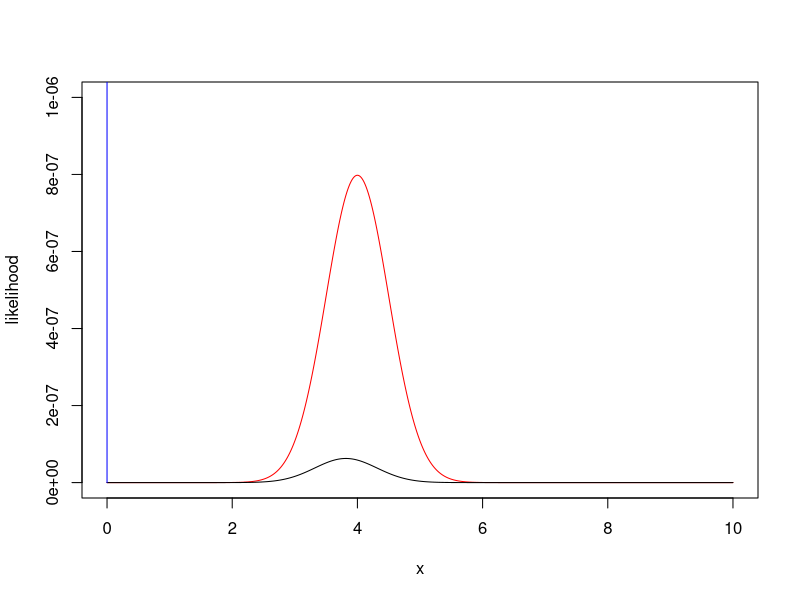

Generate this figure with R:
## ---- chunk 1
x<-seq(0,10,by=0.01)
prior<-dgamma(x,2,1)
likelihood<-dnorm(x,4,0.5)/1e6
posterior<-prior*likelihood
plot(x,likelihood,type="l",col="red",ylim=c(0,.000001))
lines(x,posterior,col="black")
lines(x,prior,col="blue")
## ---- chunk 2
pbeta(0.2, 4, 22)
## ---- chunk 3
# Find the probability of having 2 tails
p=c(0.4,0.6)
prior=c(0.5,0.5)
likelihood=dbinom(0,size=2,p=p)
posterior=(prior*likelihood)/sum(prior*likelihood)
posterior

# Find the probability of having 2 heads after 2 tails
sum(dbinom(2,size=2,p=p) * posterior)
## ---- chunk 4
# Gamma(k=9,??=1/3)
## ---- chunk 5
# Beta
## ---- chunk 6
posterior_a = 40 + 103
posterior_b = 60 + 200 - 103
qbeta(c(0.025, 0.975), posterior_a, posterior_b)

pbeta(0.5, posterior_a, posterior_b, lower.tail = FALSE)

# Detailed
p=seq(from=0, to=1, by=0.00001)
prior=dbeta(p,shape1=40,shape2=60)
likelihood=dbinom(103,size=200,p=p)
posterior=(prior*likelihood)/sum(prior*likelihood)
sum(posterior[p>0.5])
## ---- chunk 7
# Gamma(k=49.5,??=2/11)
k_prior = 1+0
theta_prior = 1/(5*1+1)
## ---- chunk 8
k_prior = 0.5+49
theta_prior = 2/(5*2+1)
## ---- chunk 9
# Find the probability of having 2 tails
p=c(0.25,0.75)
prior=c(0.5,0.5)
likelihood=dbinom(0,size=2,p=p)
likelihood
posterior=(prior*likelihood)/sum(prior*likelihood)
posterior
# Find the probability of 1 head after 2 tails
sum(dbinom(1,size=1,p=p) * posterior)
## ---- chunk 10
v=200
t=50
sd=2
sample_mean=149.3
n=1
mean= (v*sd**2+n*sample_mean*t**2) / (sd**2 +n*t**2)
sd = sqrt((sd**2 * t**2)/(sd**2 +n*t**2))
mean
sd
## ---- chunk 11
# 5%
## ---- chunk 12
p=c(1/6, 1)
prior=c(0.8,0.2)
likelihood=c(dbinom(1,1,1/6), dbinom(1,1,1))
posterior=(prior*likelihood)/sum(prior*likelihood)
posterior

# What is the posterior probability that your next roll will also be a 6?
sum(posterior*p)
